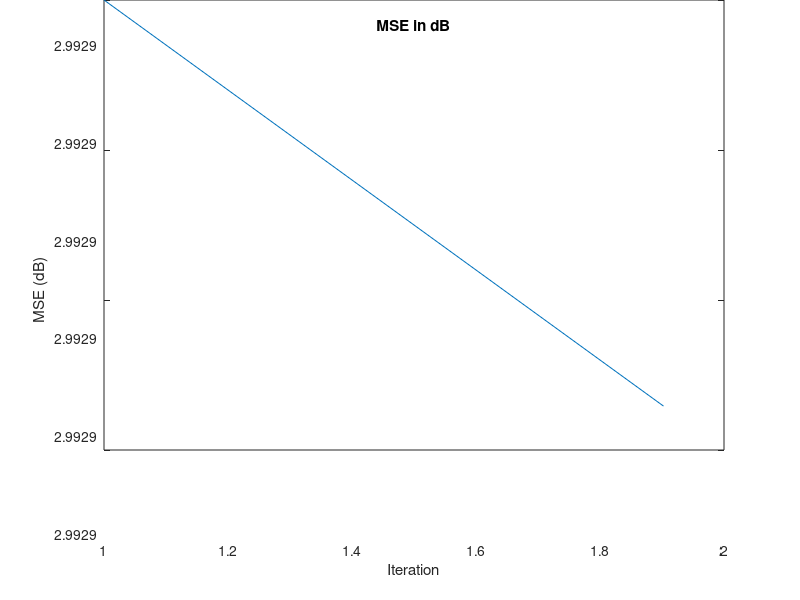
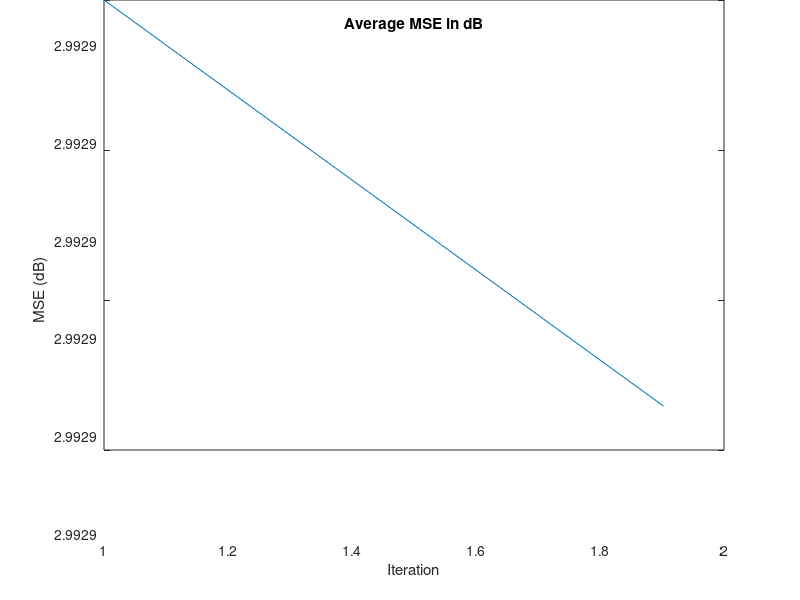

The MATLAB script that drew these images, in order:
clear all; 
close all;
clc;

% Define the parameters
mu = 0.001;           % Step size
W0 = [0.999];        % Desired weights
L = length(W0);      % Filter length
input = [0.01, 0.01]; % Input vector with 2 elements
N = length(input);   % Number of input samples

% Initialize matrices and variables
x = zeros(L, 1);     % Input buffer
w = zeros(L, 2);     % Weight matrix (L x 2)
y = zeros(2, 1);     % Output matrix (2 x 1)
MSE = zeros(N, 1);   % Mean Squared Error vector (1 x N)
e = zeros(2, 1);     % Error matrix (2 x 1)
d = [0.999; 0.999]; % Desired output matrix (2 x 1)

% Adaptive filtering process
for m = 1:100
    % Reset buffers
    x(:) = 0;
    w(:) = 0;
    
    % Adaptive filtering loop
    for n = 1:N
        % Update input buffer
        x(2:L, 1) = x(1:L-1, 1);
        x(1) = input(n);
        
        % Desired signal (fixed)

        
        % Output calculation with 2 x 1 matrix
        y = w.' * x+mu; % Compute output as 2 x 1 matrix
        
        % Compute error
        e = d - y; % Error as 2 x 1 matrix
        MSE(n) = norm(e).^2; % Mean Squared Error (scalar)
        
        % Update weights
        w = w + mu * (x * e.');
    end
    
    % Plot MSE for the first iteration
    if m == 1
        figure;
        mse_db = 10 * log10(MSE);
        plot(mse_db);
        title('MSE in dB');
        xlabel('Iteration');
        ylabel('MSE (dB)');
    end

    % Store MSE values
    MSE1(:, m) = MSE; % Store MSE values
end

% Compute average MSE
for i = 1:N
    MSE2(i) = mean(MSE1(i, :));
end

% Plot average MSE
figure;
mse_db = 10 * log10(MSE2);
plot(mse_db);
title('Average MSE in dB');
xlabel('Iteration');
ylabel('MSE (dB)');
